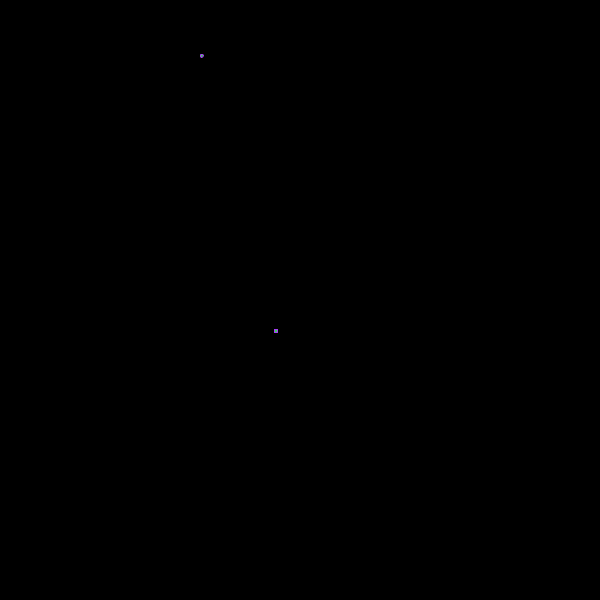
Frame 1 (no input)
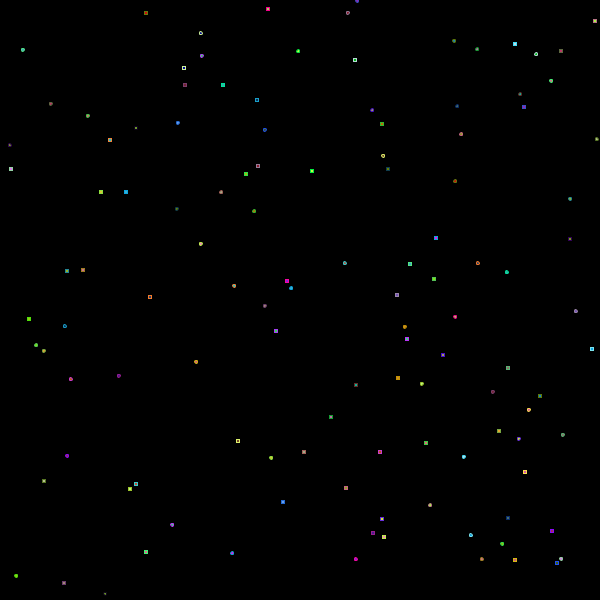
Frame 60 (the mouse pressed at the canvas centre just before this capture)
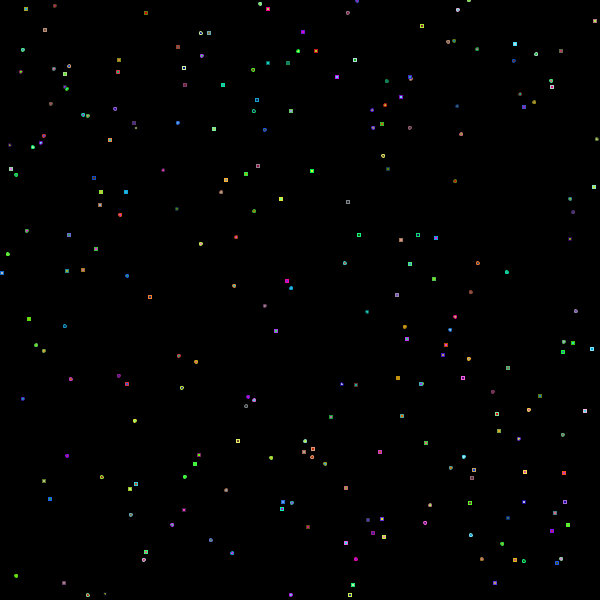
Frame 120 (the mouse held since frame 60 and released just before this capture)

The Processing sketch that drew these frames (run headless with seeded random() and noise(); from frame 60 on, the mouse is pressed at the canvas centre):

// Processing sketch: processing_51915
// ── processing_51915.pde

float c = 0;
int x = 0;
int y =0;
void setup()
{
  size(600, 600);
  background(0);
  smooth();
  noStroke();
  frameRate(200);
}
void mouseDragged()
 
{
  fill(c,c,c);
  ellipse(mouseX, mouseY,50,50);
 
}

void keyPressed()
{
  if (key=='c')
  {c=random(0,255);}
}
void draw()
{
  stroke(random(255),random(255),random(255));
  fill(random(255), random(255), random(255));
  rect(random(600), random(600), 3, 3);
  ellipse(random(600),random(600),3,3);
  if (key=='s')
  {
  noStroke();
    fill(0,0,0);
    rect(random(600), random(600),50,50);


  }
}
